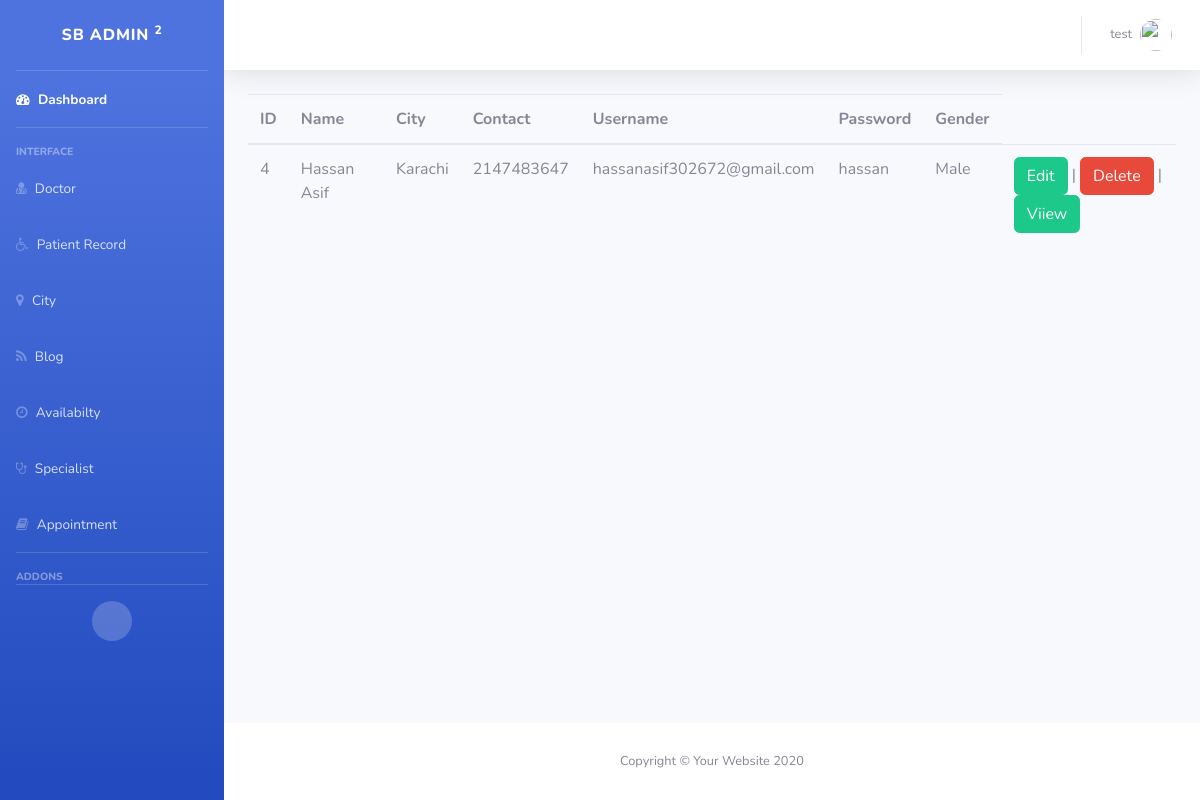
Before: /patient/index.php (signed in) with the older database file.
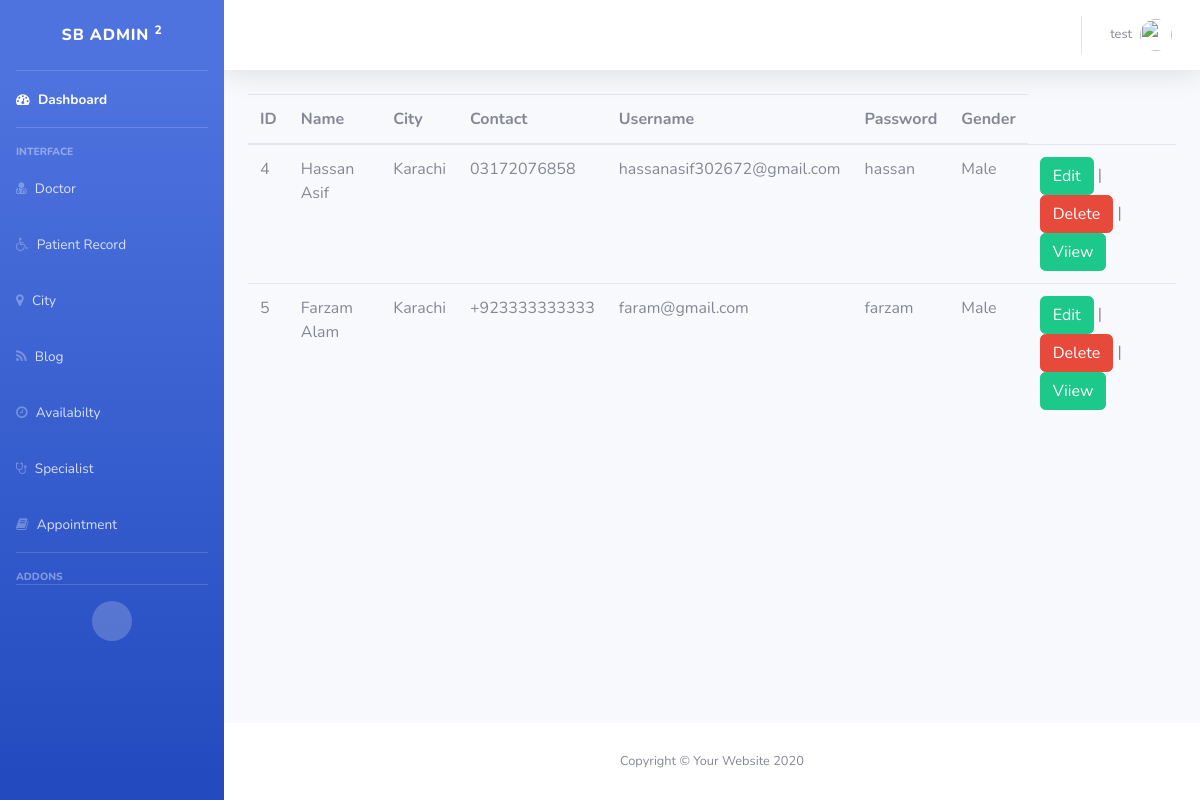
After: the same page with the newer database file.
### tables this page shows
CREATE TABLE `patient` (
  `pid` int(50) NOT NULL,
  `name` varchar(50) NOT NULL,
  `city` int(50) NOT NULL,
  `username` varchar(50) NOT NULL,
  `password` varchar(50) NOT NULL,
  `Gender` varchar(20) DEFAULT NULL,
  `contacts` varchar(100) NOT NULL
);

CREATE TABLE `city` (
  `C_id` int(50) NOT NULL,
  `C_name` varchar(100) NOT NULL
);

### patient/index.php (the view, shortened to what this page needs)
<?php
include 'connection.php';
$query="Select * from patient";
$result=mysqli_query($conn,$query);
?>
<?php
include "../adminpanel.php";
?>
<table class="table table-hover">
  <thead>
    <tr>
      <th scope="col">ID</th>
      <th scope="col">Name</th>
      <th scope="col">City</th>
      <th scope="col">Contact</th>
      <th scope="col">Username</th>
      <th scope="col">Password</th>
      <th scope="col">Gender</th>
    </tr>
  </thead>
  <tbody>
  <?php while($row=mysqli_fetch_array($result))
        {
            ?>
    <tr>
        <td><?php echo $row['pid'] ?></td>
        <td><?php echo $row['name']?></td>
        <td><?php
       $query1="select * from city where C_id =".$row['city'];
       $result1=mysqli_query($conn,$query1);
       $row1=mysqli_fetch_row($result1);
      echo $row1[1];
      ?></td>
        <td><?php echo $row['contacts']?></td>
      <td><?php echo $row['username']?></td>
      <td><?php echo $row['password']?></td>
      <td><?php echo $row['Gender']?></td>
<td><a href='edit.php?id=<?php echo $row['pid'] ?>' class="btn btn-success ">Edit</a>  | <button class="btn btn-danger btndelete">Delete</button> |<a href='view.php?id=<?php echo $row['d_id'] ?>' class="btn btn-success ">Viiew</a> </td>
</tr>
        <?php }
        ?>
  </tbody>
</table>
<?php include "../adminpanelfooter.php"?>

Changed rows visible on the page:
changed patient "Hassan Asif": contacts "2147483647" → "03172076858"
added patient: pid "5", name "Farzam Alam", city.C_name "Karachi", contacts "+923333333333", username "faram@gmail.com", password "farzam", Gender "Male"
